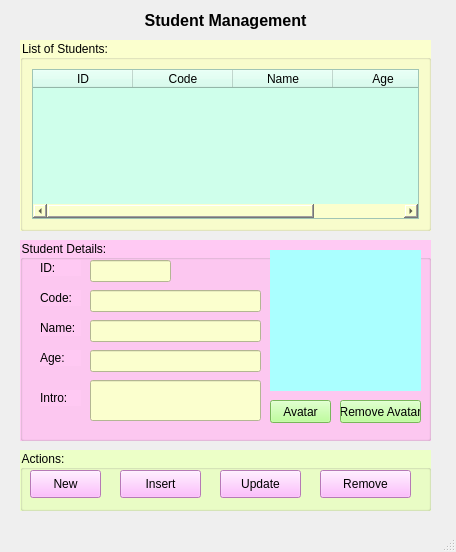
<?xml version="1.0" encoding="UTF-8"?>
<ui version="4.0">
 <class>MainWindow</class>
 <widget class="QMainWindow" name="MainWindow">
  <property name="geometry">
   <rect>
    <x>0</x>
    <y>0</y>
    <width>456</width>
    <height>552</height>
   </rect>
  </property>
  <property name="windowTitle">
   <string>Trần Duy Thanh - Student Management</string>
  </property>
  <property name="windowIcon">
   <iconset>
    <normaloff>images/ic_logo.jpg</normaloff>images/ic_logo.jpg</iconset>
  </property>
  <widget class="QWidget" name="centralwidget">
   <widget class="QLabel" name="label">
    <property name="geometry">
     <rect>
      <x>20</x>
      <y>0</y>
      <width>411</width>
      <height>41</height>
     </rect>
    </property>
    <property name="font">
     <font>
      <pointsize>12</pointsize>
      <weight>75</weight>
      <bold>true</bold>
     </font>
    </property>
    <property name="text">
     <string>Student Management</string>
    </property>
    <property name="alignment">
     <set>Qt::AlignCenter</set>
    </property>
   </widget>
   <widget class="QGroupBox" name="groupBox">
    <property name="geometry">
     <rect>
      <x>20</x>
      <y>450</y>
      <width>411</width>
      <height>61</height>
     </rect>
    </property>
    <property name="styleSheet">
     <string notr="true">background-color: rgb(236, 255, 199);</string>
    </property>
    <property name="title">
     <string>Actions:</string>
    </property>
    <widget class="QPushButton" name="pushButtonRemove">
     <property name="geometry">
      <rect>
       <x>300</x>
       <y>20</y>
       <width>91</width>
       <height>28</height>
      </rect>
     </property>
     <property name="styleSheet">
      <string notr="true">background-color: rgb(255, 170, 255);</string>
     </property>
     <property name="text">
      <string>Remove</string>
     </property>
     <property name="icon">
      <iconset>
       <normaloff>images/ic_delete.png</normaloff>images/ic_delete.png</iconset>
     </property>
     <property name="iconSize">
      <size>
       <width>24</width>
       <height>24</height>
      </size>
     </property>
    </widget>
    <widget class="QPushButton" name="pushButtonInsert">
     <property name="geometry">
      <rect>
       <x>100</x>
       <y>20</y>
       <width>81</width>
       <height>28</height>
      </rect>
     </property>
     <property name="styleSheet">
      <string notr="true">background-color: rgb(255, 170, 255);</string>
     </property>
     <property name="text">
      <string>Insert</string>
     </property>
     <property name="icon">
      <iconset>
       <normaloff>images/ic_save.png</normaloff>images/ic_save.png</iconset>
     </property>
     <property name="iconSize">
      <size>
       <width>24</width>
       <height>24</height>
      </size>
     </property>
    </widget>
    <widget class="QPushButton" name="pushButtonNew">
     <property name="geometry">
      <rect>
       <x>10</x>
       <y>20</y>
       <width>71</width>
       <height>28</height>
      </rect>
     </property>
     <property name="styleSheet">
      <string notr="true">background-color: rgb(255, 170, 255);</string>
     </property>
     <property name="text">
      <string>New</string>
     </property>
     <property name="icon">
      <iconset>
       <normaloff>images/ic_new.png</normaloff>images/ic_new.png</iconset>
     </property>
     <property name="iconSize">
      <size>
       <width>24</width>
       <height>24</height>
      </size>
     </property>
    </widget>
    <widget class="QPushButton" name="pushButtonUpdate">
     <property name="geometry">
      <rect>
       <x>200</x>
       <y>20</y>
       <width>81</width>
       <height>28</height>
      </rect>
     </property>
     <property name="styleSheet">
      <string notr="true">background-color: rgb(255, 170, 255);</string>
     </property>
     <property name="text">
      <string>Update</string>
     </property>
     <property name="icon">
      <iconset>
       <normaloff>images/ic_update.png</normaloff>images/ic_update.png</iconset>
     </property>
     <property name="iconSize">
      <size>
       <width>24</width>
       <height>24</height>
      </size>
     </property>
    </widget>
   </widget>
   <widget class="QGroupBox" name="groupBox_2">
    <property name="geometry">
     <rect>
      <x>20</x>
      <y>240</y>
      <width>411</width>
      <height>201</height>
     </rect>
    </property>
    <property name="styleSheet">
     <string notr="true">background-color: rgb(255, 201, 243);</string>
    </property>
    <property name="title">
     <string>Student Details:</string>
    </property>
    <widget class="QLabel" name="label_4">
     <property name="geometry">
      <rect>
       <x>20</x>
       <y>110</y>
       <width>41</width>
       <height>16</height>
      </rect>
     </property>
     <property name="text">
      <string>Age:</string>
     </property>
    </widget>
    <widget class="QLabel" name="label_3">
     <property name="geometry">
      <rect>
       <x>20</x>
       <y>80</y>
       <width>41</width>
       <height>16</height>
      </rect>
     </property>
     <property name="text">
      <string>Name:</string>
     </property>
    </widget>
    <widget class="QLineEdit" name="lineEditName">
     <property name="geometry">
      <rect>
       <x>70</x>
       <y>80</y>
       <width>171</width>
       <height>22</height>
      </rect>
     </property>
     <property name="styleSheet">
      <string notr="true">background-color: rgb(251, 255, 206);</string>
     </property>
    </widget>
    <widget class="QLineEdit" name="lineEditAge">
     <property name="geometry">
      <rect>
       <x>70</x>
       <y>110</y>
       <width>171</width>
       <height>22</height>
      </rect>
     </property>
     <property name="styleSheet">
      <string notr="true">background-color: rgb(251, 255, 206);</string>
     </property>
    </widget>
    <widget class="QLabel" name="label_2">
     <property name="geometry">
      <rect>
       <x>20</x>
       <y>50</y>
       <width>41</width>
       <height>16</height>
      </rect>
     </property>
     <property name="text">
      <string>Code:</string>
     </property>
    </widget>
    <widget class="QLineEdit" name="lineEditCode">
     <property name="geometry">
      <rect>
       <x>70</x>
       <y>50</y>
       <width>171</width>
       <height>22</height>
      </rect>
     </property>
     <property name="styleSheet">
      <string notr="true">background-color: rgb(251, 255, 206);</string>
     </property>
    </widget>
    <widget class="QLabel" name="label_5">
     <property name="geometry">
      <rect>
       <x>20</x>
       <y>150</y>
       <width>41</width>
       <height>16</height>
      </rect>
     </property>
     <property name="text">
      <string>Intro:</string>
     </property>
    </widget>
    <widget class="QLineEdit" name="lineEditIntro">
     <property name="geometry">
      <rect>
       <x>70</x>
       <y>140</y>
       <width>171</width>
       <height>41</height>
      </rect>
     </property>
     <property name="styleSheet">
      <string notr="true">background-color: rgb(251, 255, 206);</string>
     </property>
    </widget>
    <widget class="QLabel" name="labelAvatar">
     <property name="geometry">
      <rect>
       <x>250</x>
       <y>10</y>
       <width>151</width>
       <height>141</height>
      </rect>
     </property>
     <property name="styleSheet">
      <string notr="true">background-color: rgb(170, 255, 255);
border-color: rgb(85, 85, 0);</string>
     </property>
     <property name="text">
      <string/>
     </property>
     <property name="pixmap">
      <pixmap>images/ic_no_avatar.png</pixmap>
     </property>
     <property name="scaledContents">
      <bool>true</bool>
     </property>
    </widget>
    <widget class="QPushButton" name="pushButtonAvatar">
     <property name="geometry">
      <rect>
       <x>250</x>
       <y>160</y>
       <width>61</width>
       <height>23</height>
      </rect>
     </property>
     <property name="styleSheet">
      <string notr="true">background-color: rgb(170, 255, 127);</string>
     </property>
     <property name="text">
      <string>Avatar</string>
     </property>
    </widget>
    <widget class="QLabel" name="label_6">
     <property name="geometry">
      <rect>
       <x>20</x>
       <y>20</y>
       <width>41</width>
       <height>16</height>
      </rect>
     </property>
     <property name="text">
      <string>ID:</string>
     </property>
    </widget>
    <widget class="QLineEdit" name="lineEditId">
     <property name="enabled">
      <bool>false</bool>
     </property>
     <property name="geometry">
      <rect>
       <x>70</x>
       <y>20</y>
       <width>81</width>
       <height>22</height>
      </rect>
     </property>
     <property name="styleSheet">
      <string notr="true">background-color: rgb(251, 255, 206);</string>
     </property>
     <property name="readOnly">
      <bool>true</bool>
     </property>
    </widget>
    <widget class="QPushButton" name="pushButtonRemoveAvatar">
     <property name="geometry">
      <rect>
       <x>320</x>
       <y>160</y>
       <width>81</width>
       <height>23</height>
      </rect>
     </property>
     <property name="styleSheet">
      <string notr="true">background-color: rgb(170, 255, 127);</string>
     </property>
     <property name="text">
      <string>Remove Avatar</string>
     </property>
    </widget>
   </widget>
   <widget class="QGroupBox" name="groupBox_3">
    <property name="geometry">
     <rect>
      <x>20</x>
      <y>40</y>
      <width>411</width>
      <height>191</height>
     </rect>
    </property>
    <property name="styleSheet">
     <string notr="true">background-color: rgb(251, 255, 206);</string>
    </property>
    <property name="title">
     <string>List of Students:</string>
    </property>
    <layout class="QVBoxLayout" name="verticalLayout">
     <item>
      <widget class="QTableWidget" name="tableWidgetStudent">
       <property name="styleSheet">
        <string notr="true">background-color: rgb(207, 255, 235);</string>
       </property>
       <column>
        <property name="text">
         <string>ID</string>
        </property>
       </column>
       <column>
        <property name="text">
         <string>Code</string>
        </property>
       </column>
       <column>
        <property name="text">
         <string>Name</string>
        </property>
       </column>
       <column>
        <property name="text">
         <string>Age</string>
        </property>
       </column>
      </widget>
     </item>
    </layout>
   </widget>
  </widget>
  <widget class="QMenuBar" name="menubar">
   <property name="geometry">
    <rect>
     <x>0</x>
     <y>0</y>
     <width>456</width>
     <height>26</height>
    </rect>
   </property>
  </widget>
  <widget class="QStatusBar" name="statusbar"/>
 </widget>
 <tabstops>
  <tabstop>tableWidgetStudent</tabstop>
  <tabstop>lineEditCode</tabstop>
  <tabstop>lineEditName</tabstop>
  <tabstop>lineEditAge</tabstop>
  <tabstop>pushButtonNew</tabstop>
  <tabstop>pushButtonInsert</tabstop>
  <tabstop>pushButtonRemove</tabstop>
 </tabstops>
 <resources/>
 <connections/>
</ui>
